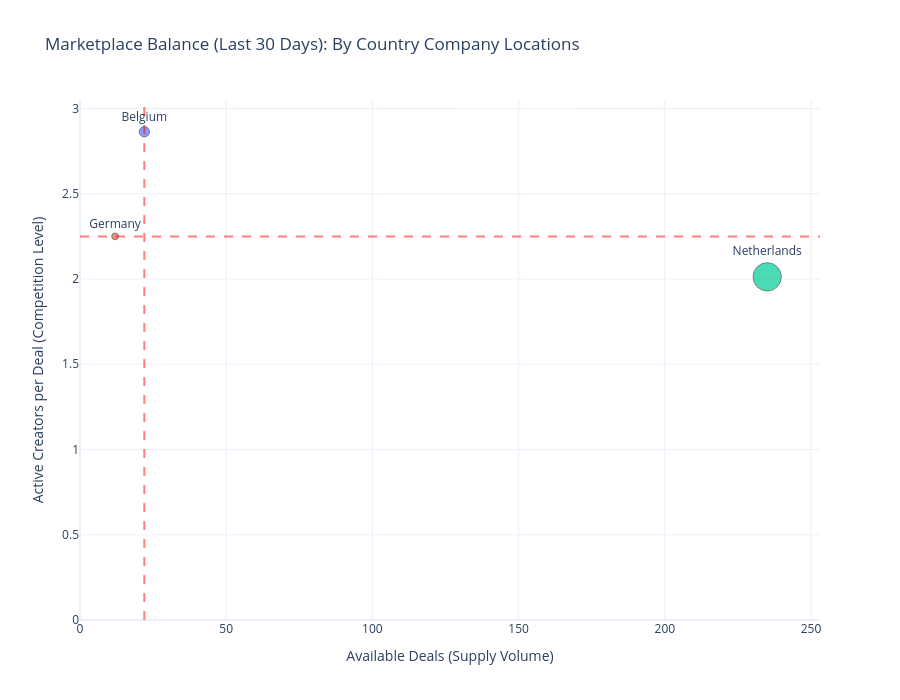

The cell this chart's notebook holds for it:
### Markdown cell above
How to Read Your Quadrants (The Action Plan)

When you run this code, the red dashed lines will cut your chart into four boxes. Here is exactly what you tell your team based on where a bubble (e.g., "Germany" or "France") lands:

- Top-Right (High Volume, High Competition): The War Zones. These markets have tons of deals, but too many creators competing for them. Action: Your sales team needs to prioritize sourcing new deals here immediately, or creators will churn from frustration.

- Bottom-Right (High Volume, Low Competition): The Gold Mines. These are your healthiest markets. You have plenty of deals, and a very healthy, manageable ratio of creators. Brands get variety, creators get work. Action: Scale and invest marketing dollars here.

- Top-Left (Low Volume, High Competition): The Bottlenecks. There are almost no deals here, but a massive surplus of creators waiting for them. Action: Stop spending money acquiring creators in this segment; focus 100% on B2B brand acquisition.

- Bottom-Left (Low Volume, Low Competition): The Ghost Towns. Emerging or dead markets. Low deals, low creators. Action: Ignore these until the core markets are stabilized, or run targeted dual-sided growth experiments.

### Code cell
import pandas as pd
import plotly.express as px

def plot_marketplace_quadrants(segment_col, min_deals=3):
    """
    Plots a quadrant scatter matrix to identify over-saturated vs under-supplied markets.
    min_deals filters out tiny segments (like a country with only 1 deal) to remove noise.
    """
    # 1. Define the "Current" 30-Day Window
    latest_date = df_apps_filtered['application_created_at'].max()
    l30_start = latest_date - pd.Timedelta(days=30)

    # 2. Filter data to just the last 30 days
    df_l30 = df_apps_filtered[df_apps_filtered['application_created_at'] >= l30_start]

    # 3. Calculate metrics per segment
    df_scatter = df_l30.groupby(segment_col).agg(
        active_creators=('creator_id', 'nunique'),
        unique_deals=('deal_id', 'nunique')
    ).reset_index()

    # Calculate the crucial ratio
    df_scatter['creators_per_deal'] = df_scatter['active_creators'] / df_scatter['unique_deals']

    # Filter out statistical noise (e.g., 1 deal with 100 apps throws off the scale)
    df_scatter = df_scatter[df_scatter['unique_deals'] >= min_deals].copy()

    if df_scatter.empty:
        print(f"Not enough data in the last 30 days to plot {segment_col}.")
        return

    # 4. Find the Medians to draw our Quadrants
    med_deals = df_scatter['unique_deals'].median()
    med_ratio = df_scatter['creators_per_deal'].median()

    # ==========================================
    # 5. BUILD THE PLOTLY INTERACTIVE CHART
    # ==========================================
    clean_title = segment_col.replace('_', ' ').title()
    
    fig = px.scatter(
        df_scatter,
        x='unique_deals',
        y='creators_per_deal',
        size='active_creators', # Bubble size represents total creator footprint
        color=segment_col,      # Distinct colors for each segment
        hover_name=segment_col,
        text=segment_col,       # Puts the name right next to the bubble
        title=f"Marketplace Balance (Last 30 Days): By {clean_title}",
        labels={
            'unique_deals': 'Available Deals (Supply Volume)',
            'creators_per_deal': 'Active Creators per Deal (Competition Level)'
        },
        template='plotly_white',
        height=700
    )

    # Add the Quadrant Crosshairs
    fig.add_hline(y=med_ratio, line_dash="dash", line_color="red", opacity=0.5)
    fig.add_vline(x=med_deals, line_dash="dash", line_color="red", opacity=0.5)

    # Clean up aesthetics
    fig.update_traces(textposition='top center', marker=dict(line=dict(width=1, color='DarkSlateGrey')))
    fig.update_layout(showlegend=False) # Hide legend since labels are on the bubbles
    
    # Start axes at 0
    fig.update_xaxes(rangemode="tozero")
    fig.update_yaxes(rangemode="tozero")

    fig.show()

# Run it for your countries
plot_marketplace_quadrants('country_company_locations', min_deals=10)

### Figure 1 — Plotly figure (JSON) as saved in the notebook; plotly's stock layout.template omitted (floating-point values rounded to 4 significant figures)
{"data": [{"hovertemplate": "<b>%{hovertext}</b><br><br>country_company_locations=%{text}<br>Available Deals (Supply Volume)=%{x}<br>Active Creators per Deal (Competition Level)=%{y}<br>active_creators=%{marker.size}<extra></extra>", "hovertext": ["Belgium"], "legendgroup": "Belgium", "marker": {"color": "#636efa", "line": {"color": "DarkSlateGrey", "width": 1}, "size": [63], "sizemode": "area", "sizeref": 1.183, "symbol": "circle"}, "mode": "markers+text", "name": "Belgium", "orientation": "v", "showlegend": true, "text": ["Belgium"], "textposition": "top center", "type": "scatter", "x": [22], "xaxis": "x", "y": [2.864], "yaxis": "y"}, {"hovertemplate": "<b>%{hovertext}</b><br><br>country_company_locations=%{text}<br>Available Deals (Supply Volume)=%{x}<br>Active Creators per Deal (Competition Level)=%{y}<br>active_creators=%{marker.size}<extra></extra>", "hovertext": ["Germany"], "legendgroup": "Germany", "marker": {"color": "#EF553B", "line": {"color": "DarkSlateGrey", "width": 1}, "size": [27], "sizemode": "area", "sizeref": 1.183, "symbol": "circle"}, "mode": "markers+text", "name": "Germany", "orientation": "v", "showlegend": true, "text": ["Germany"], "textposition": "top center", "type": "scatter", "x": [12], "xaxis": "x", "y": [2.25], "yaxis": "y"}, {"hovertemplate": "<b>%{hovertext}</b><br><br>country_company_locations=%{text}<br>Available Deals (Supply Volume)=%{x}<br>Active Creators per Deal (Competition Level)=%{y}<br>active_creators=%{marker.size}<extra></extra>", "hovertext": ["Netherlands"], "legendgroup": "Netherlands", "marker": {"color": "#00cc96", "line": {"color": "DarkSlateGrey", "width": 1}, "size": [473], "sizemode": "area", "sizeref": 1.183, "symbol": "circle"}, "mode": "markers+text", "name": "Netherlands", "orientation": "v", "showlegend": true, "text": ["Netherlands"], "textposition": "top center", "type": "scatter", "x": [235], "xaxis": "x", "y": [2.013], "yaxis": "y"}], "layout": {"height": 700, "legend": {"itemsizing": "constant", "title": {"text": "country_company_locations"}, "tracegroupgap": 0}, "shapes": [{"line": {"color": "red", "dash": "dash"}, "opacity": 0.5, "type": "line", "x0": 0, "x1": 1, "xref": "x domain", "y0": 2.25, "y1": 2.25, "yref": "y"}, {"line": {"color": "red", "dash": "dash"}, "opacity": 0.5, "type": "line", "x0": 22, "x1": 22, "xref": "x", "y0": 0, "y1": 1, "yref": "y domain"}], "showlegend": false, "title": {"text": "Marketplace Balance (Last 30 Days): By Country Company Locations"}, "xaxis": {"anchor": "y", "domain": [0, 1], "rangemode": "tozero", "title": {"text": "Available Deals (Supply Volume)"}}, "yaxis": {"anchor": "x", "domain": [0, 1], "rangemode": "tozero", "title": {"text": "Active Creators per Deal (Competition Level)"}}}}
